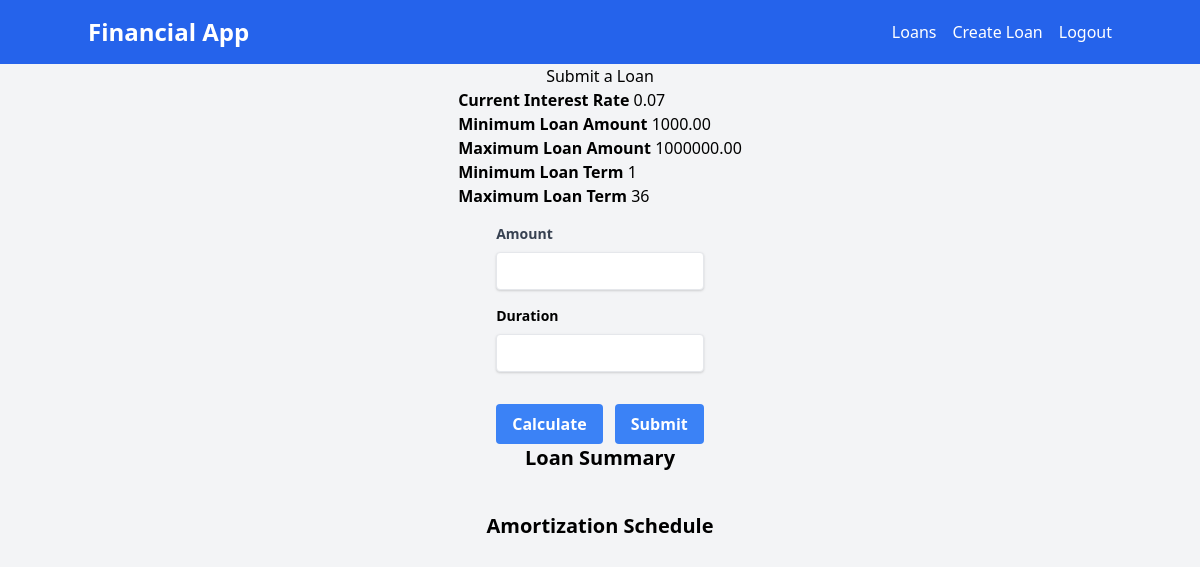
Screenshot of /loans/create/ (signed in) with the database file from the repository.
### loans/models.py (models this page shows, shortened)
class LoanConfig(models.Model):
    max_loan_amount = models.DecimalField(
        max_digits=10, decimal_places=2, default=1000000.00
    )
    min_loan_amount = models.DecimalField(
        max_digits=10, decimal_places=2, default=1000.00
    )
    max_loan_duration = models.PositiveIntegerField(default=36)
    min_loan_duration = models.PositiveIntegerField(default=1)
    interest_rate = models.DecimalField(
        max_digits=10, decimal_places=2, default=Decimal("0.07")
    )
    @classmethod
    def load(cls):
        config, created = cls.objects.get_or_create(pk=1)
        return config

### loans/views.py (the view)
# urls.py: path("create/", views.create_loan, name="create"),
@login_required
def create_loan(request):
    if request.method == "POST":
        form = LoanCreationForm(request.POST)
        if form.is_valid():
            loan = form.save(commit=False)
            loan.user = request.user
            loan.save()
            loan.calculate_loan_details()
            loan.create_amortization_schedule()
            return redirect("loans:list")
    else:
        form = LoanCreationForm()
    loan_config = LoanConfig.load()
    return render(
        request, "loans/create.html", {"form": form, "loan_config": loan_config}
    )

### loans/form.py (shortened to what this page needs)
class LoanCreationForm(forms.ModelForm):
    class Meta:
        model = Loan
        fields = ["amount", "duration"]

### templates/loans/create.html (shortened to what this page needs)
{%extends 'base.html'%} {%block title%}Create Loan{%endblock%} {%block content%}
<h1>Submit a Loan</h1>
<div>
  <ul>
    <li>
      <strong>Current Interest Rate</strong> {{loan_config.interest_rate}}
    </li>
    <li>
      <strong>Minimum Loan Amount</strong> {{loan_config.min_loan_amount}}
    </li>
    <li>
      <strong>Maximum Loan Amount</strong> {{loan_config.max_loan_amount}}
    </li>
    <li>
      <strong>Minimum Loan Term</strong> {{loan_config.min_loan_duration}}
    </li>
    <li>
      <strong>Maximum Loan Term</strong> {{loan_config.max_loan_duration}}
    </li>
  </ul>
</div>
<div>
  <form class="mt-4" method="POST" action="{% url 'loans:create'%}">
    {% csrf_token %} {% for field in form %}
    <div class="mb-4">
      {% if field.id_for_label == 'id_amount' %}
      <label
        class="block text-gray-700 text-sm font-bold mb-2"
        for="{{ field.id_for_label }}"
        >
        {{ field.label }}
      </label>
      <input
        class="shadow appearance-none border rounded w-full py-2 px-3 text-gray-700 leading-tight focus:outline-none focus:shadow-outline"
        id="{{ field.id_for_label }}"
        name="{{ field.html_name }}"
        type="number"
        value="{{ field.value }}"
        min="{{ loan_config.min_loan_amount }}"
        max="{{ loan_config.max_loan_amount }}"
      />
      {% elif field.id_for_label == 'id_duration' %}
      <label
        class="block text
        -gray-700 text-sm font-bold mb-2"
        for="{{ field.id_for_label }}"
        >
        {{ field.label }}
      </label>
      <input
        class="shadow appearance-none border rounded w-full py-2 px-3 text-gray-700 leading-tight focus:outline-none focus:shadow-outline"
        id="{{ field.id_for_label }}"
        name="{{ field.html_name }}"
        type="number"
        value="{{ field.value }}"
        min="{{ loan_config.min_loan_duration }}"
        max="{{ loan_config.max_loan_duration }}"
      />
      {% endif %}
    </div>
    {% endfor %}
    <button type="button" id="calculateBtn" class="bg-blue-500 hover:bg-blue-700 text-white font-bold py-2 px-4 rounded mr-2">
      Calculate
    </button>
    <button
      class="mt-4 bg-blue-500 hover:bg-blue-700 text-white font-bold py-2 px-4 rounded"
    >
      Submit
    </button>
  </form>
</div>
  <h2 class="text-xl font-semibold mb-4">Loan Summary</h2>
  <h2 class="text-xl font-semibold mt-6 mb-4">Amortization Schedule</h2>
{%endblock%}

### rows the page displays
LoanConfig: interest_rate "0.07", min_loan_amount "1000.00", max_loan_amount "1000000.00", min_loan_duration "1", max_loan_duration "36"

### other values shown
{{ field.label }} "Amount"
{{ field.label }} "Duration"
